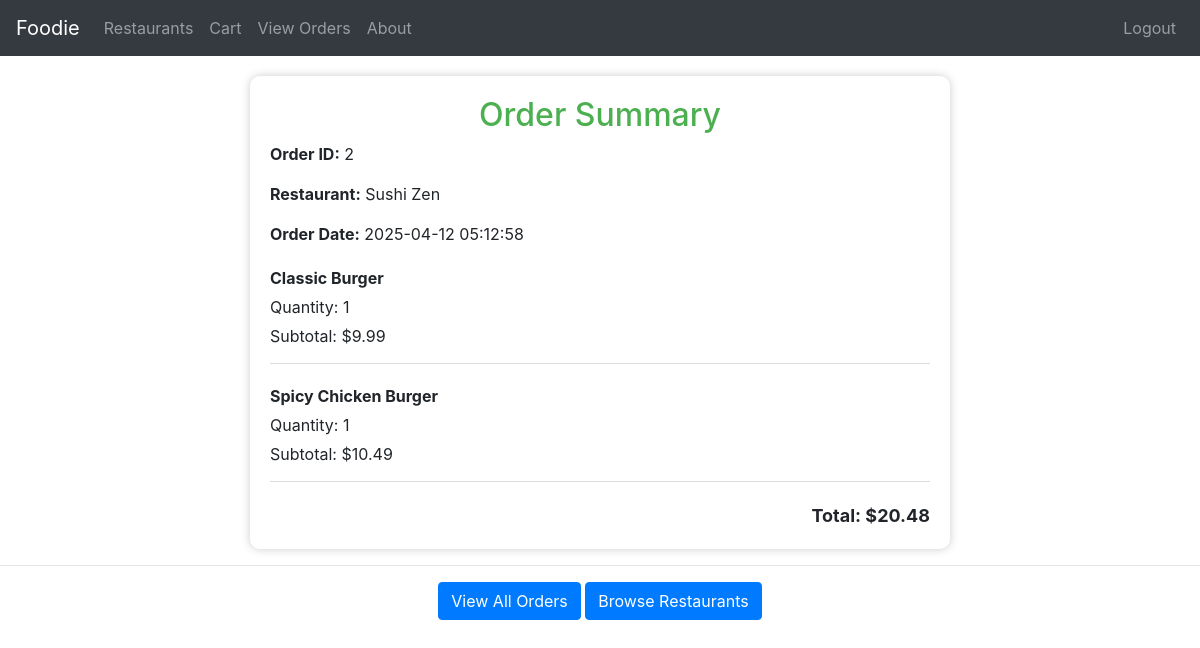
/order_summary/2 (signed in), run on the app's committed database.
### tables this page shows
CREATE TABLE Orders (
    OrderID INTEGER PRIMARY KEY AUTOINCREMENT,
    UserID INTEGER NOT NULL,
    RestaurantID INTEGER NOT NULL,
    OrderStatus TEXT CHECK(OrderStatus IN ('Pending', 'Preparing', 'Delivered')) NOT NULL,
    OrderDate DATETIME DEFAULT CURRENT_TIMESTAMP,
    TotalPrice REAL NOT NULL,
    FOREIGN KEY (UserID) REFERENCES Users(UserID),
    FOREIGN KEY (RestaurantID) REFERENCES Restaurants(RestaurantID)
);

CREATE TABLE Restaurants (
    RestaurantID INTEGER PRIMARY KEY AUTOINCREMENT,
    OwnerID INTEGER NOT NULL,
    Name TEXT NOT NULL,
    Address TEXT NOT NULL,
    PhoneNumber TEXT NOT NULL,
    OpeningHours TEXT NOT NULL,
    FOREIGN KEY (OwnerID) REFERENCES Users(UserID)
);

CREATE TABLE OrderDetails (
    OrderDetailID INTEGER PRIMARY KEY AUTOINCREMENT,
    OrderID INTEGER NOT NULL,
    MenuItemID INTEGER NOT NULL,
    Quantity INTEGER NOT NULL,
    SubTotal REAL NOT NULL,
    FOREIGN KEY (OrderID) REFERENCES Orders(OrderID),
    FOREIGN KEY (MenuItemID) REFERENCES MenuItems(MenuItemID)
);

CREATE TABLE MenuItems (
    MenuItemID INTEGER PRIMARY KEY AUTOINCREMENT,
    RestaurantID INTEGER NOT NULL,
    ItemName TEXT NOT NULL,
    Description TEXT,
    Price REAL NOT NULL,
    AvailabilityStatus TEXT CHECK(AvailabilityStatus IN ('Available', 'Unavailable')) NOT NULL,
    FOREIGN KEY (RestaurantID) REFERENCES Restaurants(RestaurantID)
);

### app.py (the view)
@app.route('/order_summary/<int:order_id>')
@login_required
def order_summary(order_id):
    conn = sqlite3.connect('database.db')
    conn.row_factory = sqlite3.Row
    cursor = conn.cursor()
    cursor.execute("""
        SELECT o.OrderID, o.OrderDate, o.TotalPrice, r.Name AS RestaurantName
        FROM Orders o
        JOIN Restaurants r ON o.RestaurantID = r.RestaurantID
        WHERE o.OrderID = ?
    """, (order_id,))
    order = cursor.fetchone()
    cursor.execute("""
        SELECT m.ItemName, d.Quantity, d.SubTotal
        FROM OrderDetails d
        JOIN MenuItems m ON d.MenuItemID = m.MenuItemID
        WHERE d.OrderID = ?
    """, (order_id,))
    items = cursor.fetchall()
    conn.close()
    return render_template('order_summary.html', order=order, items=items)

### app.py (called while the page is built)
def login_required(f):
    @wraps(f)
    def decorated_function(*args, **kwargs):
        if 'UserID' not in session:
            return redirect(url_for('signin'))
        return f(*args, **kwargs)
    return decorated_function

### templates/order_summary.html (shortened to what this page needs)
<!DOCTYPE html>
<html lang="en">
<head>
    <link rel="stylesheet" href="https://stackpath.bootstrapcdn.com/bootstrap/4.5.2/css/bootstrap.min.css">
</head>
<body>
    <nav class="navbar navbar-expand-lg navbar-dark bg-dark">
        <a class="navbar-brand" href="{{ url_for('about') }}">Foodie</a>
        <div class="collapse navbar-collapse" id="navbarNav">
            <ul class="navbar-nav mr-auto">
                <li class="nav-item">
                    <a class="nav-link" href="{{ url_for('restaurants') }}">Restaurants</a>
                </li>
                <li class="nav-item">
                    <a class="nav-link" href="{{ url_for('cart') }}">Cart</a>
                </li>
                <li class="nav-item">
                    <a class="nav-link" href="{{ url_for('my_orders') }}">View Orders</a>
                </li>
                <li class="nav-item">
                    <a class="nav-link" href="{{ url_for('about') }}">About</a>
                </li>
            </ul>
            <ul class="navbar-nav">
                {% if session.get('UserID') %}
                <li class="nav-item">
                    <a class="nav-link" href="{{ url_for('logout') }}">Logout</a>
                </li>
                {% else %}
                <li class="nav-item">
                    <a class="nav-link" href="{{ url_for('signin') }}">Login</a>
                </li>
                {% endif %}
            </ul>
        </div>
    </nav>
    <div class="container">
        <h2>Order Summary</h2>
        <div class="order-info">
            <p><strong>Order ID:</strong> {{ order['OrderID'] }}</p>
            <p><strong>Restaurant:</strong> {{ order['RestaurantName'] }}</p>
            <p><strong>Order Date:</strong> {{ order['OrderDate'] }}</p>
        </div>
        {% for item in items %}
        <div class="item">
            <p><strong>{{ item['ItemName'] }}</strong></p>
            <p>Quantity: {{ item['Quantity'] }}</p>
            <p>Subtotal: ${{ item['SubTotal'] }}</p>
        </div>
        {% endfor %}
        <div class="total">
            Total: ${{ order['TotalPrice'] }}
        </div>
    </div>
    <hr class="my-3">
    <div class="text-center">
        <a href="{{ url_for('my_orders') }}" class="btn btn-primary">View All Orders</a>
        <a href="{{ url_for('restaurants') }}" class="btn btn-primary">Browse Restaurants</a>
    </div>
</body>
</html>

### templates/order_summary.html (style rules this page uses)
.navbar { margin-bottom: 20px; }
.container { background: white; padding: 20px; max-width: 700px; margin: auto; border-radius: 10px; box-shadow: 0 0 10px #ccc; }
h2 { text-align: center; color: #4CAF50; }
.order-info, .item { margin-bottom: 20px; }
.item { border-bottom: 1px solid #ddd; padding-bottom: 10px; }
.item p { margin: 5px 0; }
.total { font-weight: bold; font-size: 18px; text-align: right; }

### data on the page
Orders: OrderID "2", OrderDate "2025-04-12 05:12:58", TotalPrice "20.48"
Restaurants: RestaurantName "Sushi Zen"
OrderDetails: ItemName "Classic Burger", Quantity "1", SubTotal "9.99"
OrderDetails: ItemName "Spicy Chicken Burger", Quantity "1", SubTotal "10.49"
